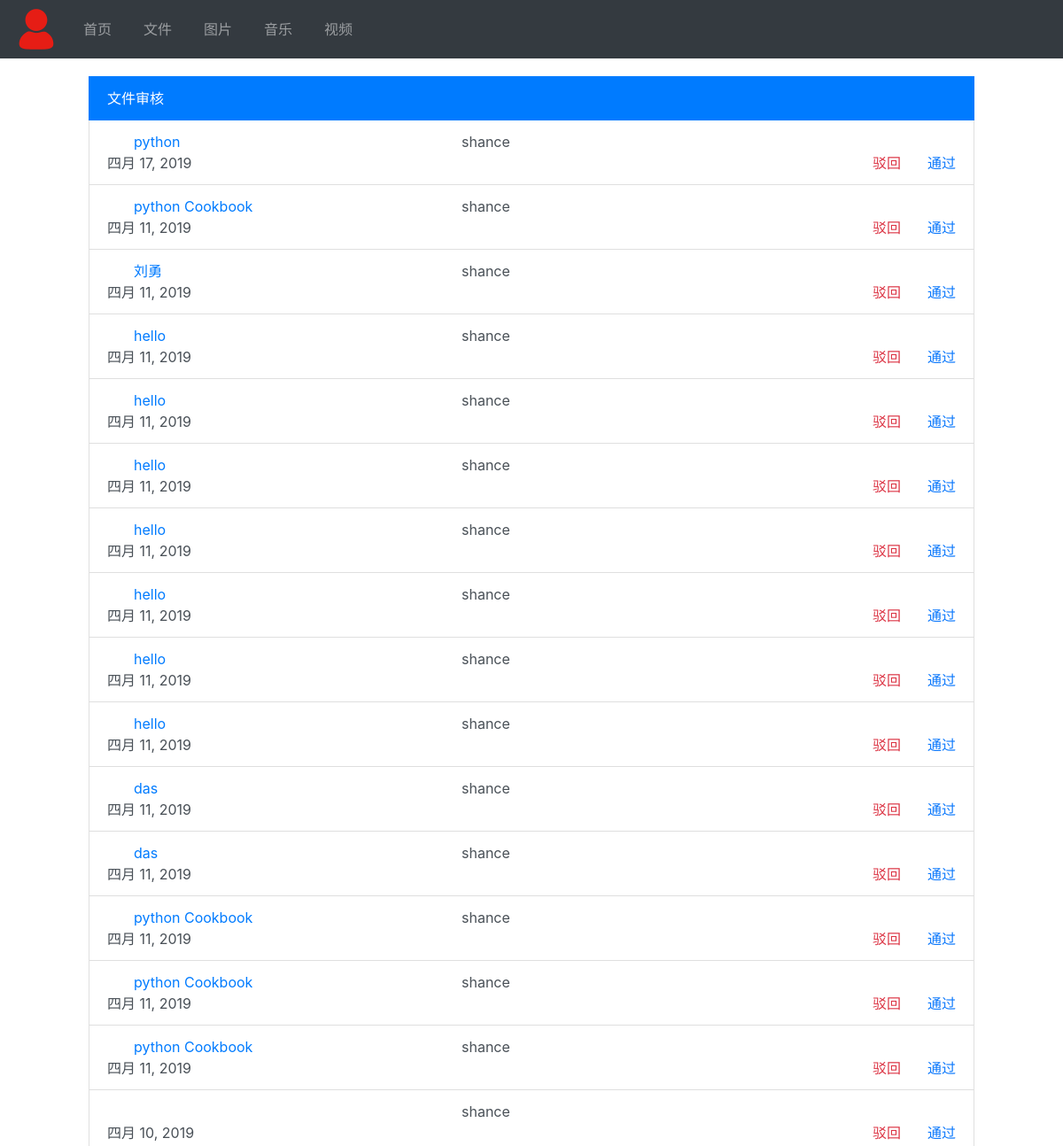
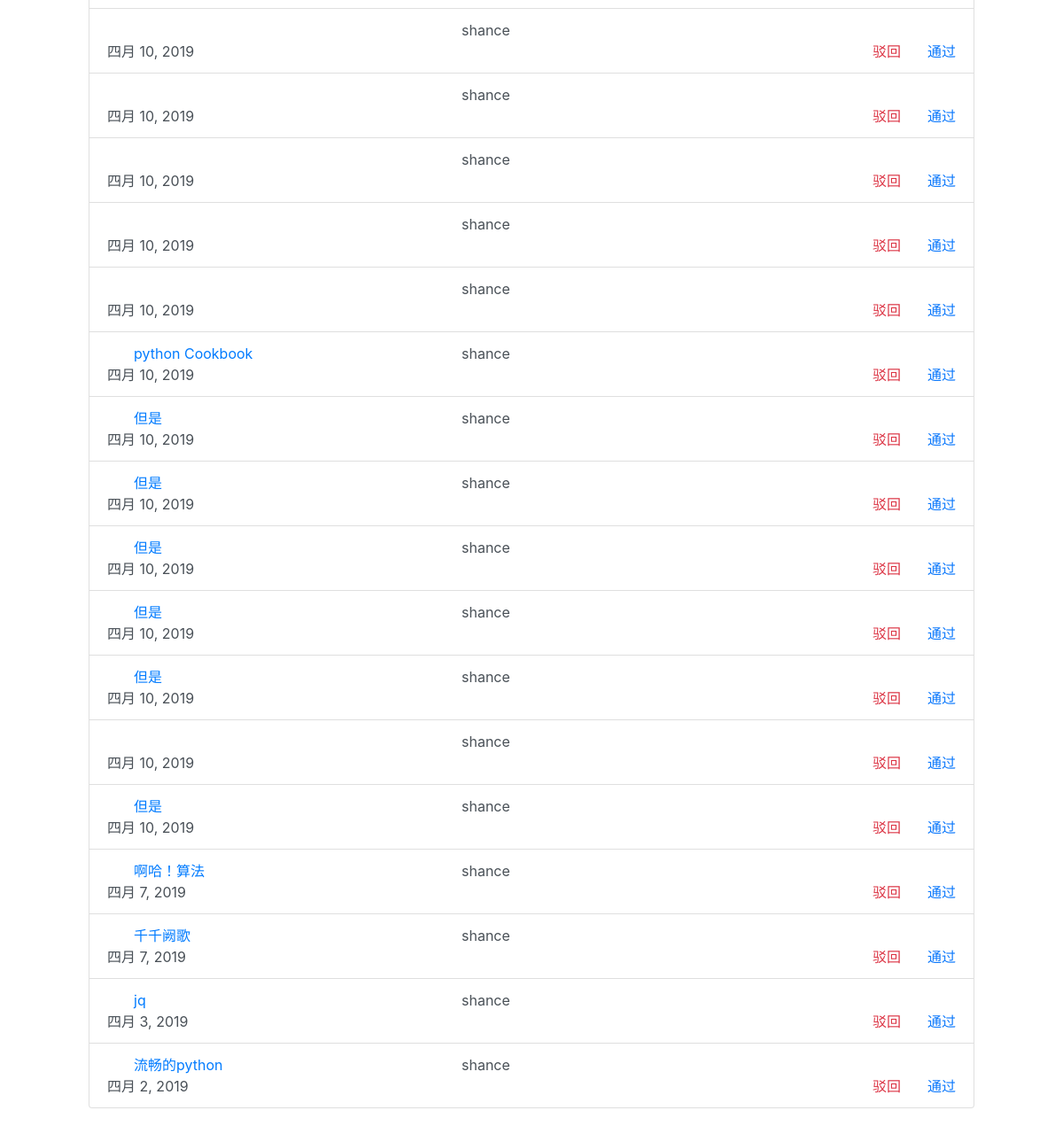
Page /files/chick/ (signed in) on the earlier database version (2 pictures, top to bottom).
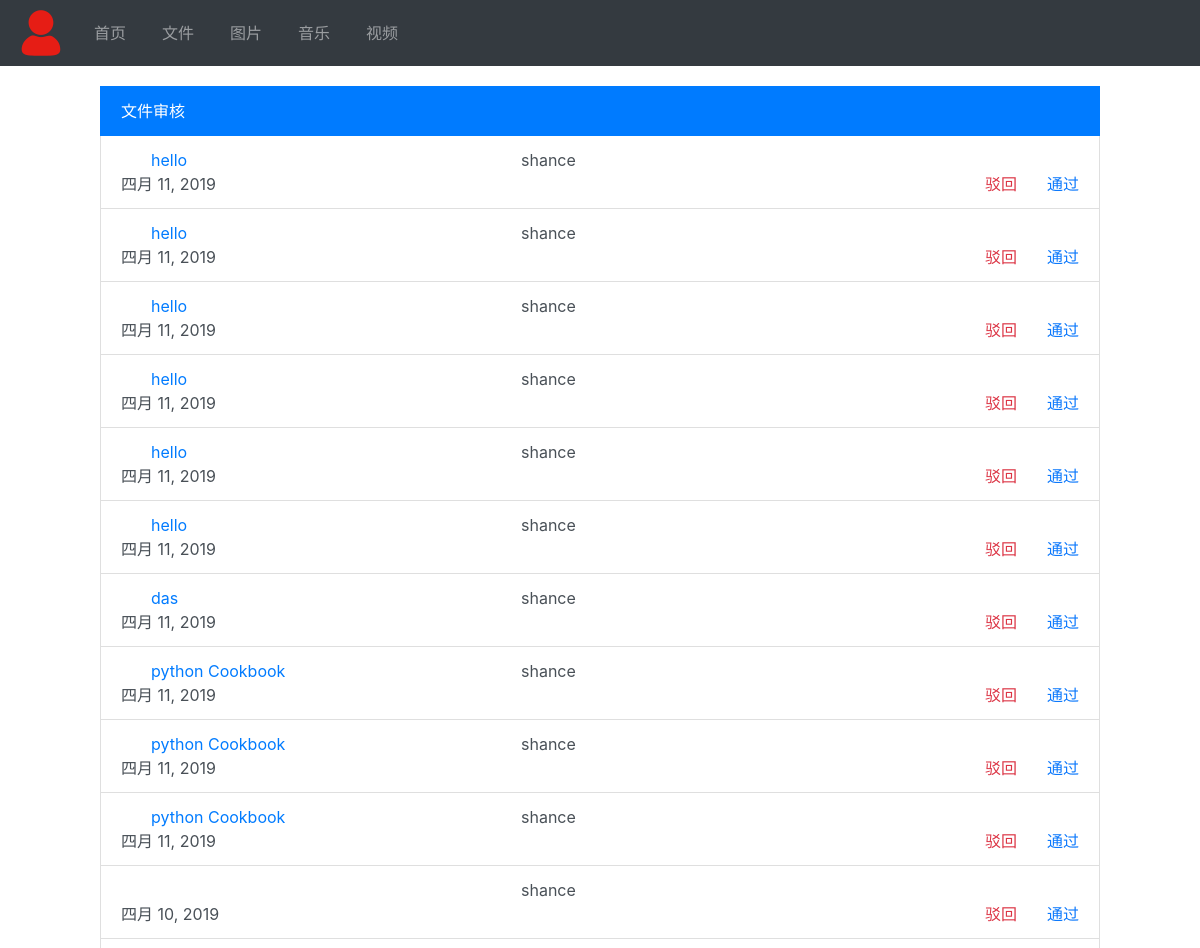
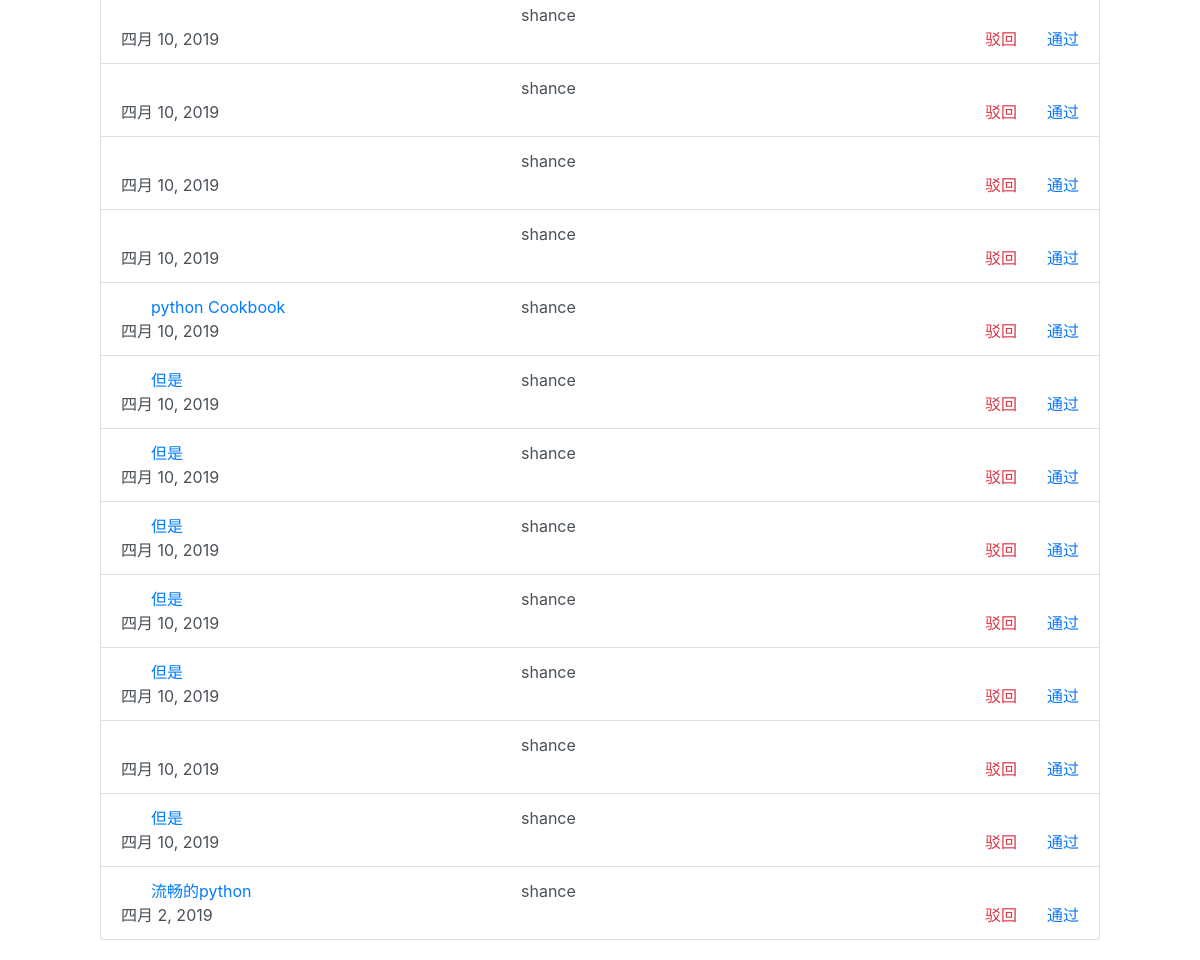
Same page on the later database version (2 pictures, top to bottom).
### upload_files/models.py (models this page shows, shortened)
class UploadFiles(models.Model):
    title = models.CharField(max_length=100)
    introduction = models.TextField(max_length=500) #简介
    fileType = models.ForeignKey(FileType, on_delete=models.DO_NOTHING, default=1)
    auth = models.ForeignKey(User, on_delete=models.DO_NOTHING, default=1)
    content = models.FileField(upload_to='files') # 内容
    fileLabel = models.ManyToManyField(FileLabel, through='Associated')
    create_time = models.DateField(default=timezone.now, )
    icon = models.ImageField(upload_to='files', blank=True)
    is_active = models.SmallIntegerField(default=0)
    class Meta:
        ordering = ['-create_time']

### upload_files/views.py (the view)
# urls.py: path('chick/', chick_file, name="chick"),
def chick_file(request):
    if request.user.is_superuser:
        files = UploadFiles.objects.filter(is_active=0)
        context = {
            "files": files
        }
        return render(request, "upload_files/chick_file.html", context)
    else:
        return redirect('index')

### upload_files/templates/upload_files/chick_file.html (shortened to what this page needs)
{% extends 'base.html' %}
{% load static %}
{% block content %}
<div class="list-group del-file">
    <li class="list-group-item list-group-item-action active">
        文件审核
    </li>
    {% for file in files %}
    <li class="list-group-item list-group-item-action">
       <span><a class="text-primary" href="{% url 'upload_files:showFile' file.pk %}">{{ file.title }}</a></span>
    </span> <span>{{ file.auth }}</span>
    <span>{{ file.create_time }}</span>
    <a href="{% url 'upload_files:through' file.pk %}" class="yes last " onClick="return confirm('确定通过?');">通过</a>
    <a href="{% url 'upload_files:delete' file.pk %}" class="text-danger last" onclick="return confirm('确定驳回?');">驳回</a> </li>
    {% empty %}
        暂无内容
    {% endfor %}
</div>
{% endblock %}

Differences in the rows shown:
removed UploadFiles: title "python", auth "shance", create_time "四月 17, 2019"
removed UploadFiles: title "python Cookbook", auth "shance", create_time "四月 11, 2019"
removed UploadFiles: title "刘勇", auth "shance", create_time "四月 11, 2019"
no longer on this page (row edited): UploadFiles: title "hello", auth "shance", create_time "四月 11, 2019"
removed UploadFiles: title "das", auth "shance", create_time "四月 11, 2019"
removed UploadFiles: auth "shance", create_time "四月 10, 2019"
no longer on this page (row edited): UploadFiles: title "啊哈！算法", auth "shance", create_time "四月 7, 2019"
no longer on this page (row edited): UploadFiles: title "千千阙歌", auth "shance", create_time "四月 7, 2019"
no longer on this page (row edited): UploadFiles: title "jq", auth "shance", create_time "四月 3, 2019"
